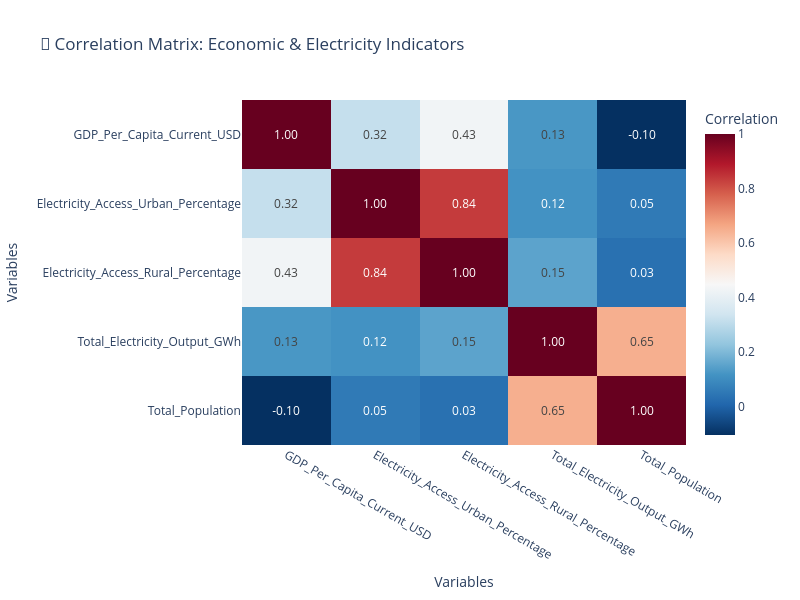

Notebook cell for this chart:
### Markdown cell above
# 🟡 SECTION 2: INTERMEDIATE ANALYSIS
section_html = """
<div style="background: linear-gradient(135deg, #ffecd2 0%, #fcb69f 100%); 
            padding: 25px; border-radius: 12px; margin: 30px 0;">
    <h2 style="color: #2c3e50; text-align: center; font-size: 28px;">
        🟡 INTERMEDIATE LEVEL ANALYSIS
    </h2>
    <p style="color: #34495e; text-align: center; font-size: 16px; margin-top: 10px;">
        Exploring correlations, growth patterns, and regional disparities
    </p>
</div>
"""
display(HTML(section_html))

### Code cell
# Q5: Correlation Between GDP and Electricity Access
# Prepare data for correlation
corr_data = df[['GDP_Per_Capita_Current_USD', 
                 'Electricity_Access_Urban_Percentage',
                 'Electricity_Access_Rural_Percentage',
                 'Total_Electricity_Output_GWh',
                 'Total_Population']].corr()

# Create beautiful correlation heatmap
fig = px.imshow(
    corr_data,
    labels=dict(x="Variables", y="Variables", color="Correlation"),
    x=corr_data.columns,
    y=corr_data.columns,
    color_continuous_scale='RdBu_r',
    aspect="auto",
    title='🔗 Correlation Matrix: Economic & Electricity Indicators',
    text_auto='.2f'
)

fig.update_layout(height=600, width=800)
fig.show()

### Figure 1 — Plotly figure (JSON) as saved in the notebook; plotly's stock layout.template omitted (floating-point values rounded to 4 significant figures)
{"data": [{"coloraxis": "coloraxis", "hovertemplate": "Variables: %{x}<br>Variables: %{y}<br>Correlation: %{z}<extra></extra>", "name": "0", "texttemplate": "%{z:.2f}", "type": "heatmap", "x": ["GDP_Per_Capita_Current_USD", "Electricity_Access_Urban_Percentage", "Electricity_Access_Rural_Percentage", "Total_Electricity_Output_GWh", "Total_Population"], "xaxis": "x", "y": ["GDP_Per_Capita_Current_USD", "Electricity_Access_Urban_Percentage", "Electricity_Access_Rural_Percentage", "Total_Electricity_Output_GWh", "Total_Population"], "yaxis": "y", "z": [[1.0, 0.3174, 0.4299, 0.1259, -0.1035], [0.3174, 1.0, 0.8357, 0.1158, 0.05492], [0.4299, 0.8357, 1.0, 0.1522, 0.03298], [0.1259, 0.1158, 0.1522, 1.0, 0.6487], [-0.1035, 0.05492, 0.03298, 0.6487, 1.0]]}], "layout": {"coloraxis": {"colorbar": {"title": {"text": "Correlation"}}, "colorscale": [[0, "rgb(5,48,97)"], [0.1, "rgb(33,102,172)"], [0.2, "rgb(67,147,195)"], [0.3, "rgb(146,197,222)"], [0.4, "rgb(209,229,240)"], [0.5, "rgb(247,247,247)"], [0.6, "rgb(253,219,199)"], [0.7, "rgb(244,165,130)"], [0.8, "rgb(214,96,77)"], [0.9, "rgb(178,24,43)"], [1, "rgb(103,0,31)"]]}, "height": 600, "title": {"text": "🔗 Correlation Matrix: Economic & Electricity Indicators"}, "width": 800, "xaxis": {"anchor": "y", "domain": [0, 1], "title": {"text": "Variables"}}, "yaxis": {"anchor": "x", "autorange": "reversed", "domain": [0, 1], "title": {"text": "Variables"}}}}
